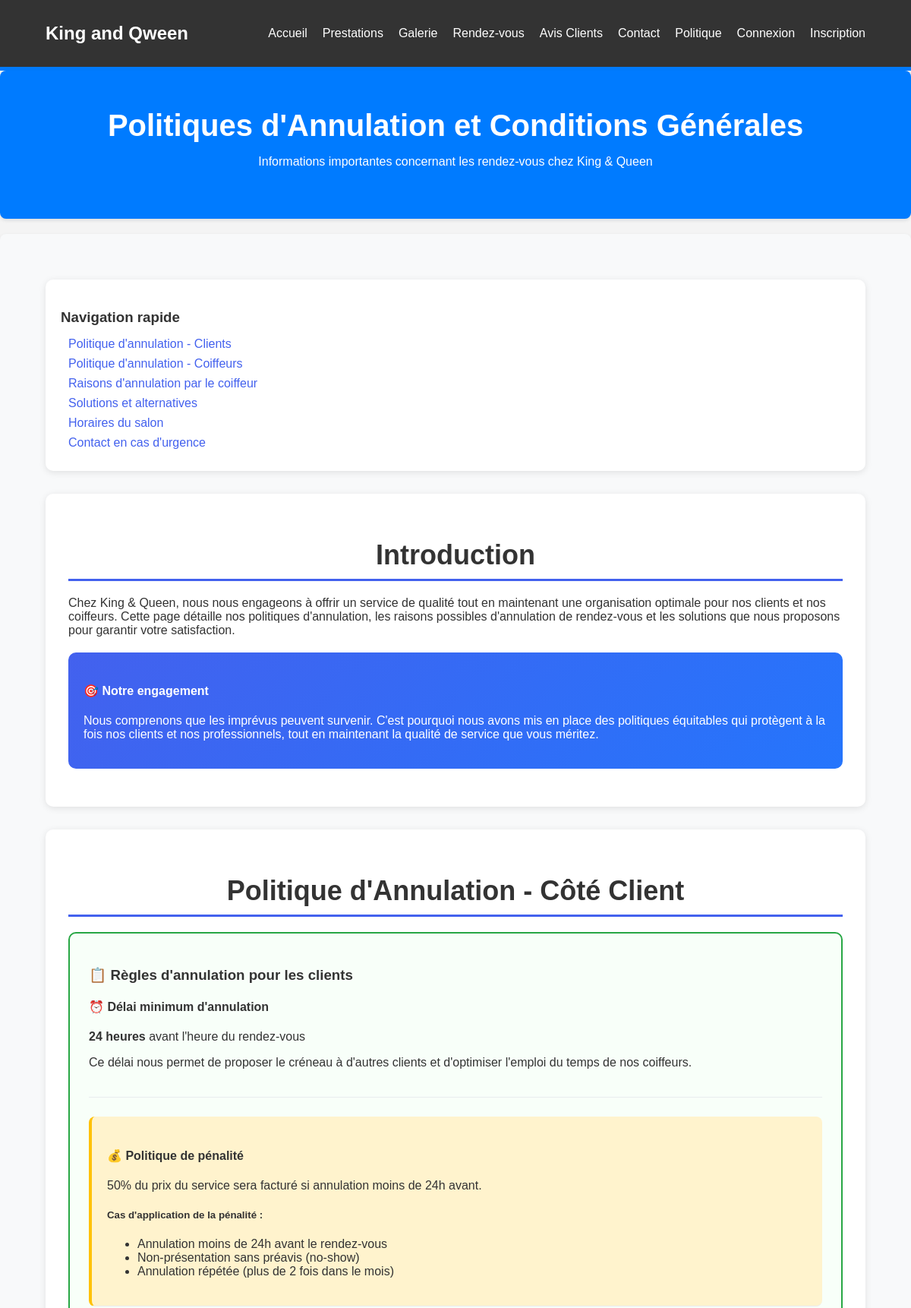
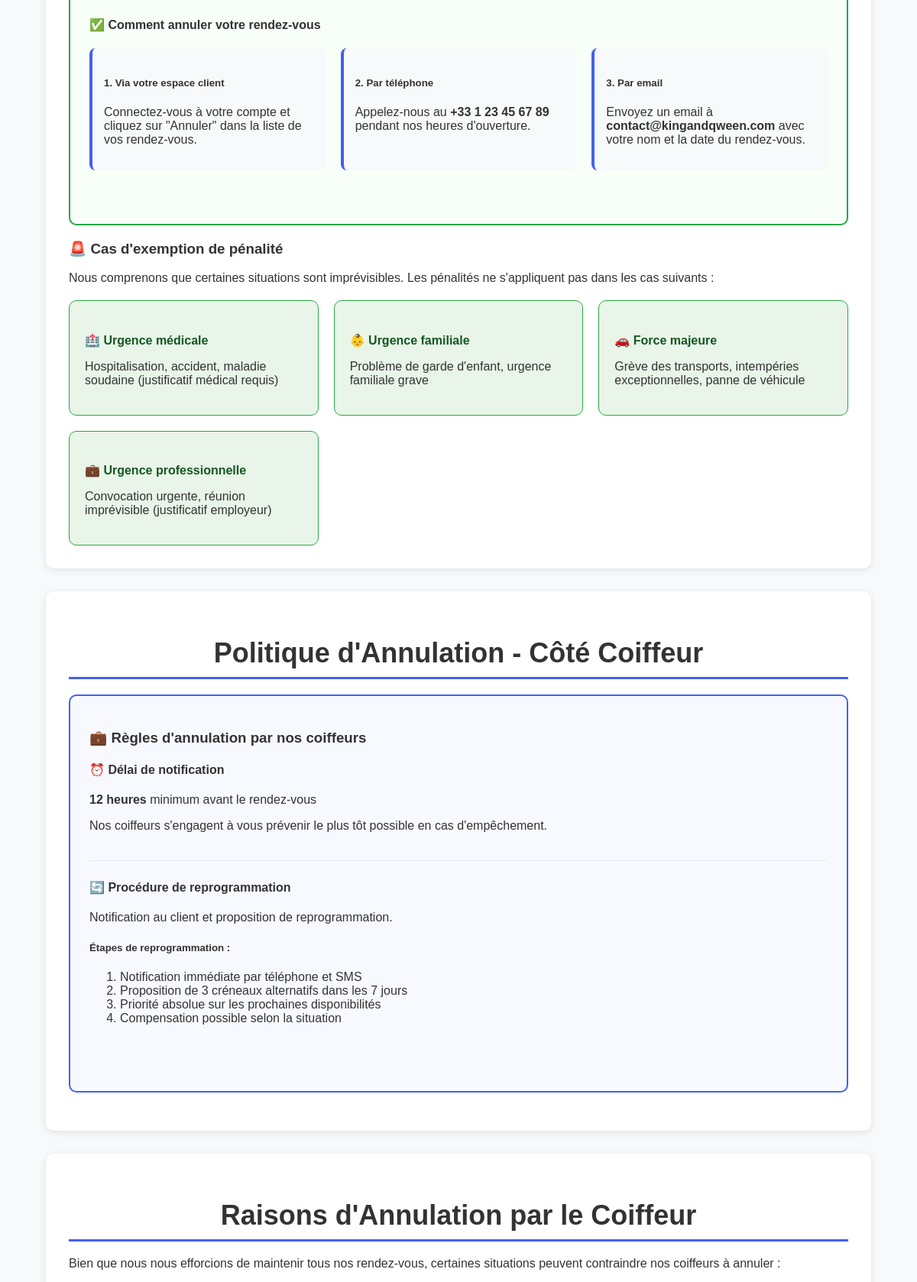
Screenshot of /politique.php (upper part) with the database file from the repository (2 pictures, top to bottom).
### tables this page shows
CREATE TABLE `politiques_annulation` (
  `id` int(11) NOT NULL AUTO_INCREMENT,
  `type_acteur` enum('client','coiffeur') NOT NULL UNIQUE,
  `delai_minimum_heures` int(11) NOT NULL,
  `penalite_active` tinyint(1) DEFAULT 0,
  `description_penalite` text,
  PRIMARY KEY (`id`)
);

### politique.php (the view, shortened to what this page needs)
<?php
require_once __DIR__ . "/includes/db.php";
$politiques = [];
$sql_politiques = "SELECT * FROM politiques_annulation ORDER BY type_acteur";
if ($result = $mysqli->query($sql_politiques)) {
    while ($row = $result->fetch_assoc()) {
        $politiques[$row['type_acteur']] = $row;
    }
}
include __DIR__ . "/includes/header.php";
?>
<section class="page-title">
    <div class="container">
        <h1>Politiques d'Annulation et Conditions Générales</h1>
        <p>Informations importantes concernant les rendez-vous chez King & Queen</p>
    </div>
</section>
<section class="politique-content">
    <div class="container">
        <div class="politique-nav">
            <h3>Navigation rapide</h3>
            <ul>
                <li><a href="#politique-client">Politique d'annulation - Clients</a></li>
                <li><a href="#politique-coiffeur">Politique d'annulation - Coiffeurs</a></li>
                <li><a href="#raisons-annulation">Raisons d'annulation par le coiffeur</a></li>
                <li><a href="#solutions-alternatives">Solutions et alternatives</a></li>
                <li><a href="#horaires-salon">Horaires du salon</a></li>
                <li><a href="#contact-urgence">Contact en cas d'urgence</a></li>
            </ul>
        </div>
        <div class="politique-section">
            <h2>Introduction</h2>
            <p>Chez King & Queen, nous nous engageons à offrir un service de qualité tout en maintenant une organisation optimale pour nos clients et nos coiffeurs. Cette page détaille nos politiques d'annulation, les raisons possibles d'annulation de rendez-vous et les solutions que nous proposons pour garantir votre satisfaction.</p>
            <div class="highlight-box">
                <h4>🎯 Notre engagement</h4>
                <p>Nous comprenons que les imprévus peuvent survenir. C'est pourquoi nous avons mis en place des politiques équitables qui protègent à la fois nos clients et nos professionnels, tout en maintenant la qualité de service que vous méritez.</p>
            </div>
        </div>
        <div class="politique-section" id="politique-client">
            <h2>Politique d'Annulation - Côté Client</h2>
            <?php if (isset($politiques['client'])): ?>
                <div class="policy-card client-policy">
                    <h3>📋 Règles d'annulation pour les clients</h3>
                    <div class="policy-details">
                        <div class="policy-item">
                            <h4>⏰ Délai minimum d'annulation</h4>
                            <p><strong><?php echo $politiques['client']['delai_minimum_heures']; ?> heures</strong> avant l'heure du rendez-vous</p>
                            <p class="explanation">Ce délai nous permet de proposer le créneau à d'autres clients et d'optimiser l'emploi du temps de nos coiffeurs.</p>
                        </div>
                        <?php if ($politiques['client']['penalite_active']): ?>
                            <div class="policy-item penalty-info">
                                <h4>💰 Politique de pénalité</h4>
                                <p><?php echo htmlspecialchars($politiques['client']['description_penalite']); ?></p>
                                <div class="penalty-details">
                                    <h5>Cas d'application de la pénalité :</h5>
                                    <ul>
                                        <li>Annulation moins de <?php echo $politiques['client']['delai_minimum_heures']; ?>h avant le rendez-vous</li>
                                        <li>Non-présentation sans préavis (no-show)</li>
                                        <li>Annulation répétée (plus de 2 fois dans le mois)</li>
                                    </ul>
                                </div>
                            </div>
                        <?php endif; ?>
                        <div class="policy-item">
                            <h4>✅ Comment annuler votre rendez-vous</h4>
                            <div class="cancellation-methods">
                                <div class="method">
                                    <h5>1. Via votre espace client</h5>
                                    <p>Connectez-vous à votre compte et cliquez sur "Annuler" dans la liste de vos rendez-vous.</p>
                                </div>
                                <div class="method">
                                    <h5>2. Par téléphone</h5>
                                    <p>Appelez-nous au <strong>+33 1 23 45 67 89</strong> pendant nos heures d'ouverture.</p>
                                </div>
                                <div class="method">
                                    <h5>3. Par email</h5>
                                    <p>Envoyez un email à <strong>contact@kingandqween.com</strong> avec votre nom et la date du rendez-vous.</p>
                                </div>
                            </div>
                        </div>
                    </div>
                </div>
            <?php endif; ?>
            <div class="exemptions-section">
                <h3>🚨 Cas d'exemption de pénalité</h3>
                <p>Nous comprenons que certaines situations sont imprévisibles. Les pénalités ne s'appliquent pas dans les cas suivants :</p>
                <div class="exemption-grid">
                    <div class="exemption-card">
                        <h4>🏥 Urgence médicale</h4>
                        <p>Hospitalisation, accident, maladie soudaine (justificatif médical requis)</p>
                    </div>
                    <div class="exemption-card">
                        <h4>👶 Urgence familiale</h4>
                        <p>Problème de garde d'enfant, urgence familiale grave</p>
                    </div>
                    <div class="exemption-card">
                        <h4>🚗 Force majeure</h4>
                        <p>Grève des transports, intempéries exceptionnelles, panne de véhicule</p>
                    </div>
                    <div class="exemption-card">
                        <h4>💼 Urgence professionnelle</h4>
                        <p>Convocation urgente, réunion imprévisible (justificatif employeur)</p>
                    </div>
                </div>
            </div>
        </div>
        <div class="politique-section" id="politique-coiffeur">
            <h2>Politique d'Annulation - Côté Coiffeur</h2>
            <?php if (isset($politiques['coiffeur'])): ?>
                <div class="policy-card coiffeur-policy">
                    <h3>💼 Règles d'annulation par nos coiffeurs</h3>
                    <div class="policy-details">
                        <div class="policy-item">
                            <h4>⏰ Délai de notification</h4>
                            <p><strong><?php echo $politiques['coiffeur']['delai_minimum_heures']; ?> heures</strong> minimum avant le rendez-vous</p>
                            <p class="explanation">Nos coiffeurs s'engagent à vous prévenir le plus tôt possible en cas d'empêchement.</p>
                        </div>
                        <div class="policy-item">
                            <h4>🔄 Procédure de reprogrammation</h4>
                            <p><?php echo htmlspecialchars($politiques['coiffeur']['description_penalite']); ?></p>
                            <div class="reprogramming-steps">
                                <h5>Étapes de reprogrammation :</h5>
                                <ol>
                                    <li>Notification immédiate par téléphone et SMS</li>
                                    <li>Proposition de 3 créneaux alternatifs dans les 7 jours</li>
                                    <li>Priorité absolue sur les prochaines disponibilités</li>
                                    <li>Compensation possible selon la situation</li>
                                </ol>
                            </div>
                        </div>
                    </div>
                </div>
            <?php endif; ?>
        </div>
        <div class="politique-section" id="raisons-annulation">
            <h2>Raisons d'Annulation par le Coiffeur</h2>
            <p>Bien que nous nous efforcions de maintenir tous nos rendez-vous, certaines situations peuvent contraindre nos coiffeurs à annuler :</p>
        </div>
    </div>
</section>
<?php include __DIR__ . "/includes/footer.php"; ?>

### assets/css/style.css (style rules this page uses)
body { font-family: Arial, sans-serif; margin: 0; padding: 0; background-color: #f4f4f4; color: #333; }
.container { width: 90%; max-width: 1200px; margin: 0 auto; padding: 20px 0; }
a { color: #007bff; text-decoration: none; }
section { padding: 40px 0; background-color: white; margin-bottom: 20px; border-radius: 8px; box-shadow: 0 2px 5px rgba(0,0,0,0.1); }
section h2 { text-align: center; margin-bottom: 30px; font-size: 36px; color: #007bff; }
.page-title { background-color: #007bff; color: white; padding: 30px 0; margin-bottom: 20px; text-align: center; border-radius: 8px; }
.page-title h1 { margin: 0; font-size: 40px; }

### politique.php (style rules this page uses)
.politique-content { padding: 40px 0; background: #f8f9fa; }
.politique-nav { background: white; padding: 20px; border-radius: 10px; margin-bottom: 30px; box-shadow: 0 2px 10px rgba(0,0,0,0.1); }
.politique-nav h3 { margin-bottom: 15px; color: #333; }
.politique-nav ul { list-style: none; padding: 0; margin: 0; }
.politique-nav li { margin-bottom: 8px; }
.politique-nav a { color: #4361ee; text-decoration: none; padding: 5px 10px; border-radius: 5px; transition: background 0.3s; }
.politique-section { background: white; margin-bottom: 30px; padding: 30px; border-radius: 10px; box-shadow: 0 2px 10px rgba(0,0,0,0.1); }
.politique-section h2 { color: #333; border-bottom: 3px solid #4361ee; padding-bottom: 10px; margin-bottom: 20px; }
.highlight-box { background: linear-gradient(135deg, #4361ee, #2575fc); color: white; padding: 20px; border-radius: 10px; margin: 20px 0; }
.policy-card { border: 2px solid #e9ecef; border-radius: 10px; padding: 25px; margin: 20px 0; }
.client-policy { border-color: #28a745; background: #f8fff9; }
.coiffeur-policy { border-color: #4361ee; background: #f8f9ff; }
.policy-item { margin-bottom: 25px; padding-bottom: 20px; border-bottom: 1px solid #e9ecef; }
.policy-item:last-child { border-bottom: none; }
.penalty-info { background: #fff3cd; padding: 20px; border-radius: 8px; border-left: 4px solid #ffc107; }
.cancellation-methods { display: grid; grid-template-columns: repeat(auto-fit, minmax(250px, 1fr)); gap: 20px; margin-top: 15px; }
.method { background: #f8f9fa; padding: 15px; border-radius: 8px; border-left: 4px solid #4361ee; }
.exemption-grid { display: grid; grid-template-columns: repeat(auto-fit, minmax(250px, 1fr)); gap: 20px; margin-top: 20px; }
.exemption-card { background: #e8f5e8; padding: 20px; border-radius: 10px; border: 1px solid #28a745; }
.exemption-card h4 { color: #155724; margin-bottom: 10px; }

### rows the page displays
politiques_annulation: delai_minimum_heures "24", description_penalite "50% du prix du service sera facturé si annulation moins de 24h avant."
politiques_annulation: delai_minimum_heures "12", description_penalite "Notification au client et proposition de reprogrammation."
